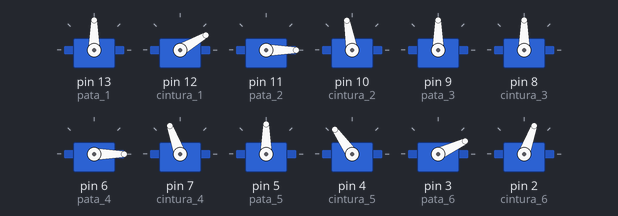
Recording of a sketch running on a simulated Arduino Uno, built with avr-gcc and run on an emulated ATmega328P. On the bench: 12 × servo.

Above: at 0.05 s.
At 0.4 s:
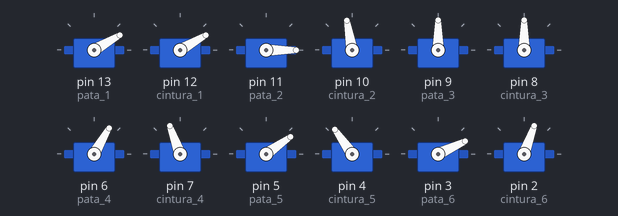
At 0.6 s:
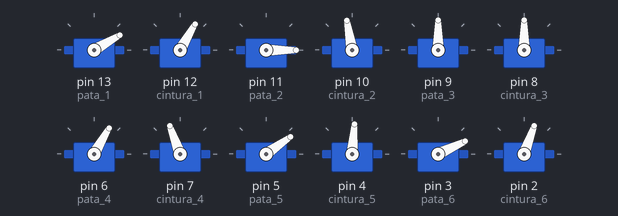
At 0.8 s:
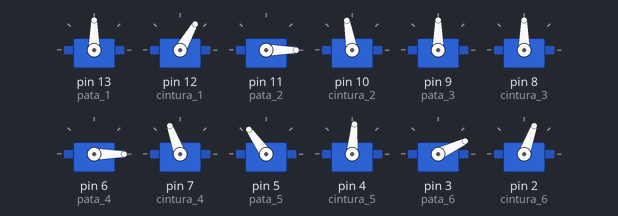
At 1.3 s:
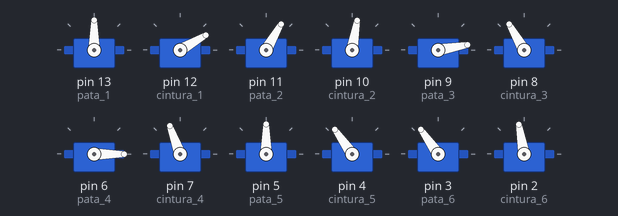
At 1.8 s:
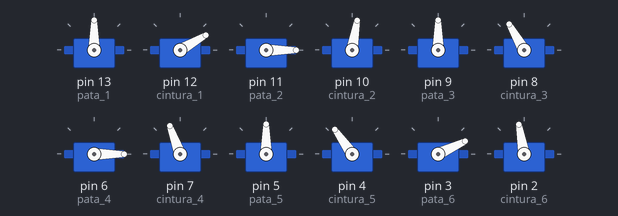
Timing chart, 0 to 4.1 s (numbered marks = the images above):
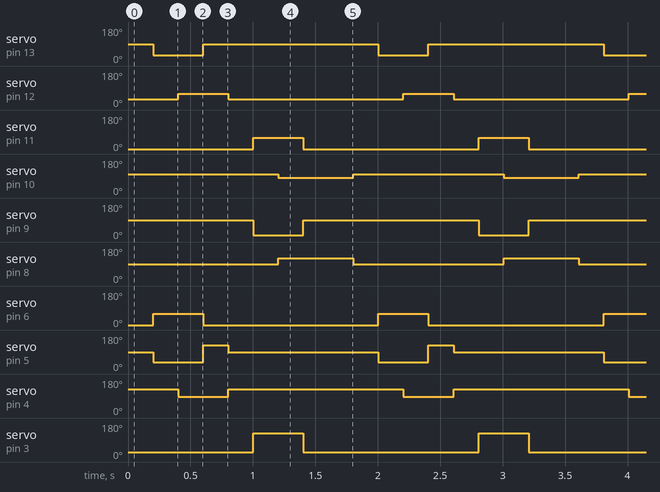

The sketch:

main_code.ino
```cpp
#include <Servo.h>

Servo pata_1;
Servo pata_2;
Servo pata_3;
Servo pata_4;
Servo pata_5;
Servo pata_6;

Servo cintura_1;
Servo cintura_2;
Servo cintura_3;
Servo cintura_4;
Servo cintura_5;
Servo cintura_6;

void setup(){

pata_1.attach(13);
cintura_1.attach(12);

pata_2.attach(11);
cintura_2.attach(10);

pata_3.attach(9);
cintura_3.attach(8);

pata_4.attach(6);
cintura_4.attach(7);

pata_5.attach(7);
cintura_5.attach(6);

pata_5.attach(5);
cintura_5.attach(4);

pata_6.attach(3);
cintura_6.attach(2);


base();
}

void loop() {
  base();
  delay(200);
  adelante_1();
  base();
  delay(200);
  adelante_2();
  delay(200);
}

void base(){
  pata_1.write(90);
  cintura_1.write(30);

  pata_2.write(0);
  cintura_2.write(100);

  pata_3.write(90);
  cintura_3.write(90);

  pata_4.write(0);
  cintura_4.write(110);

  pata_5.write(90);
  cintura_5.write(125);

  pata_6.write(25);
  cintura_6.write(70);
}

void adelante_1(){

  pata_1.write(30);
  pata_4.write(60);
  pata_5.write(35);
  delay(200);

  cintura_1.write(60);
  cintura_4.write(110);
  cintura_5.write(85);
  delay(200);

  pata_1.write(90);
  pata_4.write(0);
  pata_5.write(125);
  delay(200);
}

void adelante_2(){
  pata_2.write(60);
  pata_3.write(10);
  pata_6.write(125);
  delay(200);

  cintura_2.write(80);
  cintura_3.write(120);
  cintura_6.write(100);
  delay(200);

  pata_2.write(0);
  pata_3.write(90);
  pata_6.write(25);
  delay(200);
}
```

Measured:
- by itself, servo on pin 13 (pata_1): alternates 90° for 1.4 s and 30° for 0.40 s
- by itself, servo on pin 12 (cintura_1): alternates 60° for 0.40 s and 30° for 1.4 s
- by itself, servo on pin 11 (pata_2), servo on pin 6 (pata_4): alternates 60° for 0.40 s and 0° for 1.4 s
- by itself, servo on pin 10 (cintura_2): alternates 100° for 1.2 s and 80° for 0.60 s
- by itself, servo on pin 9 (pata_3): alternates 90° for 1.4 s and 10° for 0.40 s
- by itself, servo on pin 8 (cintura_3): alternates 120° for 0.60 s and 90° for 1.2 s
- by itself, servo on pin 5 (pata_5): repeats every 1.8 s: 125° 0.20 s, 90° 1.2 s, 35° 0.40 s
- by itself, servo on pin 4 (cintura_5): alternates 125° for 1.4 s and 85° for 0.40 s
